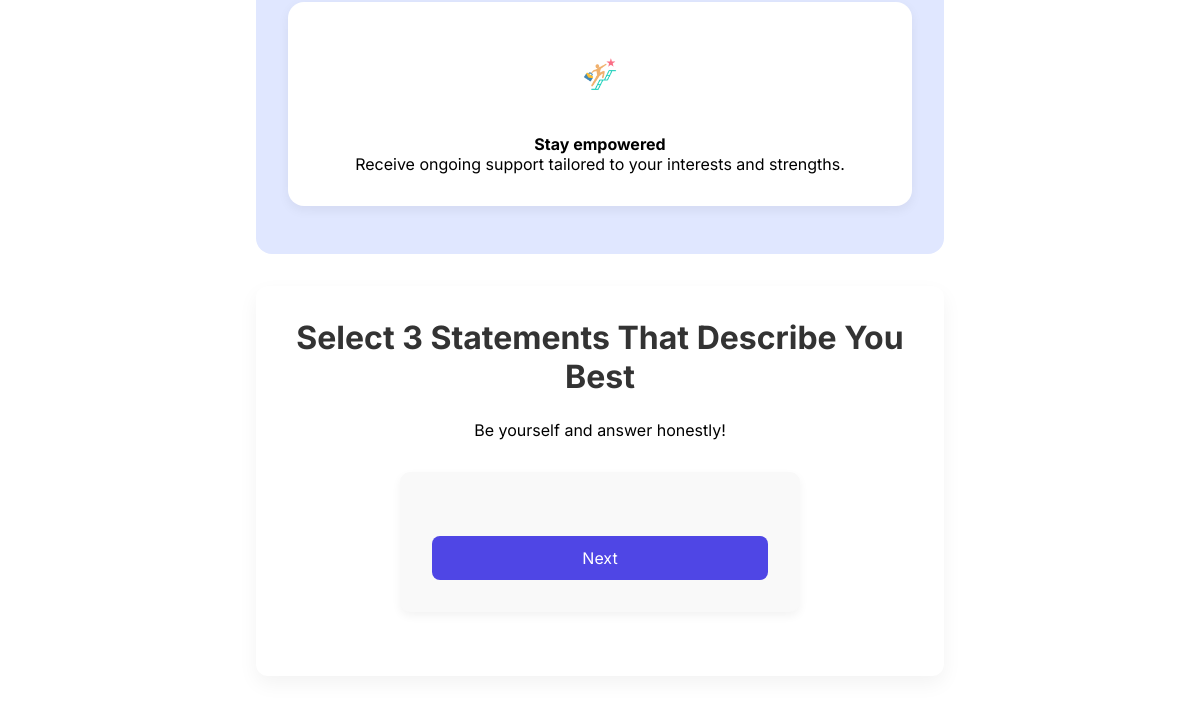
The page /quiz (lower part) on the database as committed earlier.
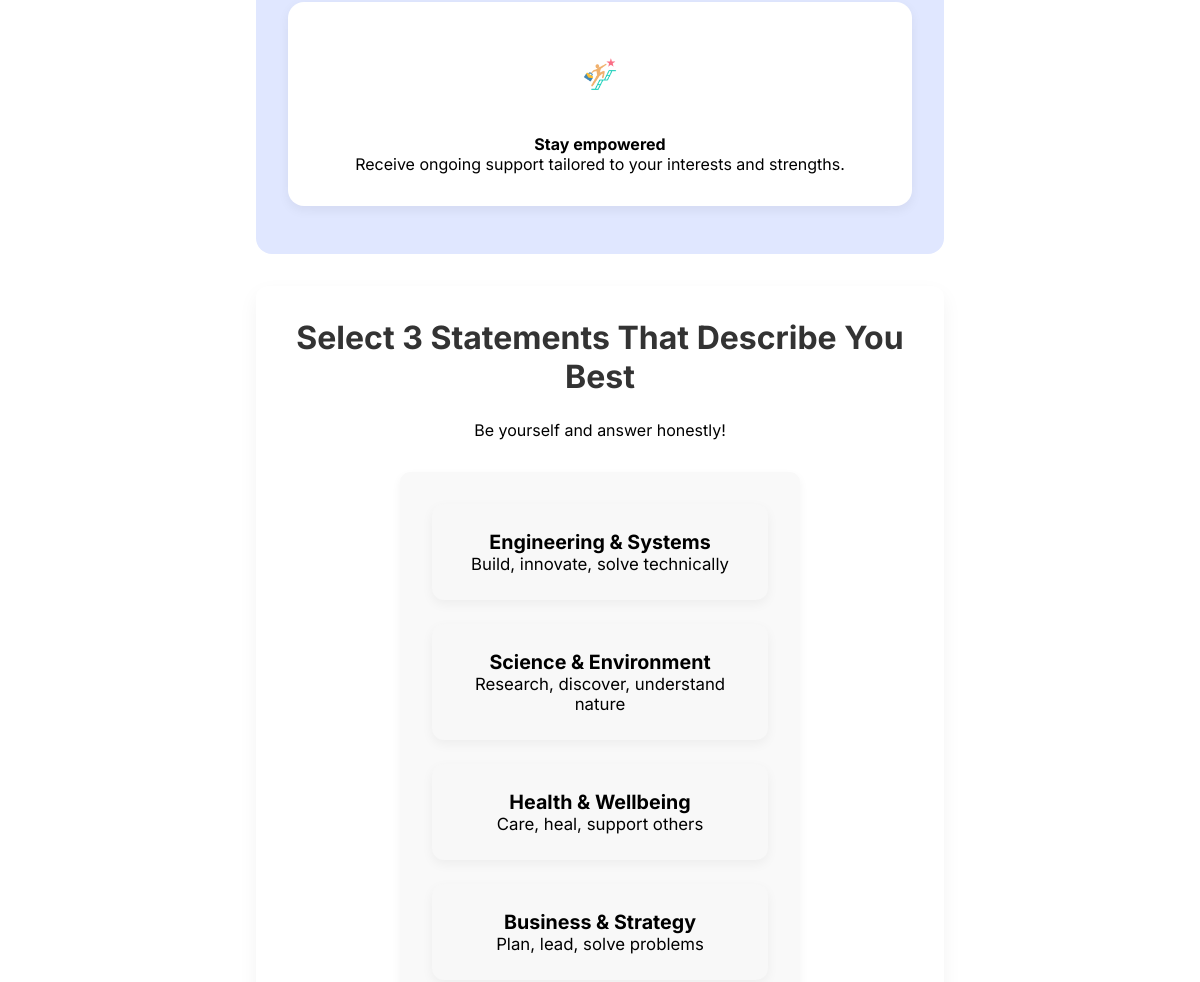
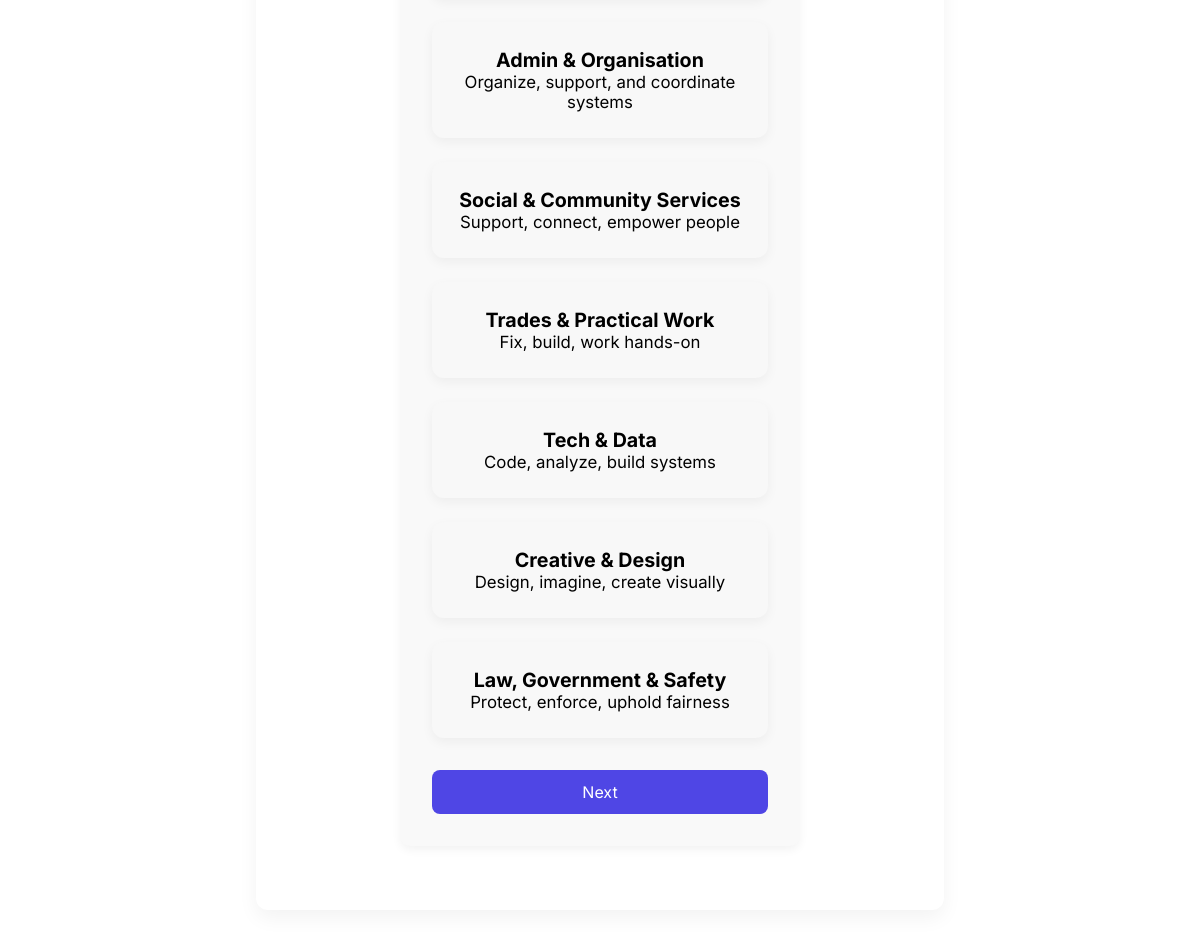
The same page on the database as committed later (2 pictures, top to bottom).
### models.py (models this page shows)
class JobCluster(db.Model):
    __tablename__ = 'job_clusters'
    id = db.Column(db.Integer, primary_key=True)
    name = db.Column(db.String(100), nullable=False, unique=True)
    description = db.Column(db.String(300), nullable=False)
    subgroups = db.relationship('Subgroup', backref='job_cluster', lazy=True)

### app.py (the view)
@app.route('/quiz', methods=['GET', 'POST'])
def quiz():
    if request.method == 'POST':
        selected = request.form.getlist('selected_clusters')
        session['selected_clusters'] = selected
        return redirect(url_for('quiz2'))
    clusters = JobCluster.query.all()
    print("=== DEBUG: CLUSTERS LOADED ===")
    for c in clusters:
        print(f"{c.id} - {c.name} - {c.description}")
    print("==============================")
    return render_template("quiz.html", clusters=clusters)

### templates/quiz.html (shortened to what this page needs)
{% extends "base.html" %}
{% block content %}
<div class="quiz-page-wrapper">
  <div class="intro-banner vertical-banner">
    <div class="intro-card">
      <img src="{{ url_for('static', filename='images/three.png') }}" class="intro-img" alt="Stay empowered">
      <h4>Stay empowered</h4>
      <p>Receive ongoing support tailored to your interests and strengths.</p>
    </div>
  </div>
  <div class="section">
    <h2>Select 3 Statements That Describe You Best</h2>
    <p style="margin-bottom: 2rem;">Be yourself and answer honestly!</p>
    <form method="POST" action="{{ url_for('quiz') }}">
      <div class="quiz-card-grid">
        {% for cluster in clusters %}
        <div class="quiz-card" onclick="toggleCard(this)">
          <h3>{{ cluster.name }}</h3>
          <p>{{ cluster.description }}</p>
        </div>
        {% endfor %}
      </div>
      <button class="button" type="submit">Next</button>
    </form>
  </div>
</div>
{% endblock %}

### templates/base.html (shortened to what this page needs)
<!DOCTYPE html>
<html lang="en">
<head>
  <link rel="stylesheet" href="{{ url_for('static', filename='style.css') }}" />
</head>
<body>
  <div class="container">
    {% block content %}{% endblock %}
  </div>
</body>
</html>

### static/style.css (style rules this page uses)
* { margin: 0; padding: 0; box-sizing: border-box; font-family: 'Inter', 'Segoe UI', sans-serif; }
.container { max-width: 1100px; margin: auto; padding: 2rem; }
.section { background-color: #ffffff; border-radius: 12px; padding: 2rem; margin-bottom: 2rem; box-shadow: 0 8px 20px rgba(0, 0, 0, 0.05); transition: transform 0.2s ease; }
.button { padding: 0.75rem 1.25rem; background-color: #4f46e5; color: white; border: none; border-radius: 8px; cursor: pointer; transition: background 0.2s ease; font-size: 1rem; width: 100%; }
form { margin: 2rem auto; max-width: 400px; padding: 2rem; background-color: #f9f9f9; border-radius: 10px; box-shadow: 0 4px 10px rgba(0, 0, 0, 0.05); }
h2 { text-align: center; margin-bottom: 1.5rem; font-size: 2rem; color: #333; }
.quiz-page-wrapper { max-width: 720px; margin: 0 auto; padding: 3rem 1rem; text-align: center; }
.quiz-card-grid { display: grid; grid-template-columns: repeat(auto-fit, minmax(250px, 1fr)); gap: 1.5rem; margin-bottom: 2rem; }
.quiz-card { padding: 1.5rem; border-radius: 12px; background-color: #ffffff; box-shadow: 0 2px 12px rgba(0, 0, 0, 0.04); border: 2px solid transparent; cursor: pointer; transition: 0.2s ease; font-size: 1.05rem; }
.quiz-card { background: #f8f8f8; border-radius: 12px; padding: 1.5rem; box-shadow: 0 4px 12px rgba(0, 0, 0, 0.05); cursor: pointer; transition: transform 0.2s ease, background-color 0.2s; }
.intro-banner { background-color: #eef2ff; padding: 4rem 1rem; border-radius: 16px; margin: 2rem 0; }
.intro-card { background-color: white; border-radius: 16px; padding: 2rem; box-shadow: 0 4px 12px rgba(0, 0, 0, 0.06); text-align: center; transition: 0.3s ease; }
.intro-img { width: 80px; margin-bottom: 1rem; }
.vertical-banner { display: flex; flex-direction: column; background-color: #e0e7ff; padding: 3rem 2rem; border-radius: 16px; gap: 2rem; align-items: center; margin-bottom: 2rem; }
.vertical-banner .intro-card { background-color: white; border-radius: 16px; padding: 2rem; box-shadow: 0 4px 12px rgba(0, 0, 0, 0.06); text-align: center; max-width: 700px; width: 100%; transition: transform 0.2s ease; }
.vertical-banner .intro-img { width: 80px; margin-bottom: 1rem; }

Rows that differ between the two databases and show on the page:
added JobCluster: name "Engineering & Systems", description "Build, innovate, solve technically"
added JobCluster: name "Science & Environment", description "Research, discover, understand nature"
added JobCluster: name "Health & Wellbeing", description "Care, heal, support others"
added JobCluster: name "Business & Strategy", description "Plan, lead, solve problems"
added JobCluster: name "Admin & Organisation", description "Organize, support, and coordinate systems"
added JobCluster: name "Social & Community Services", description "Support, connect, empower people"
added JobCluster: name "Trades & Practical Work", description "Fix, build, work hands-on"
added JobCluster: name "Tech & Data", description "Code, analyze, build systems"
added JobCluster: name "Creative & Design", description "Design, imagine, create visually"
added JobCluster: name "Law, Government & Safety", description "Protect, enforce, uphold fairness"
